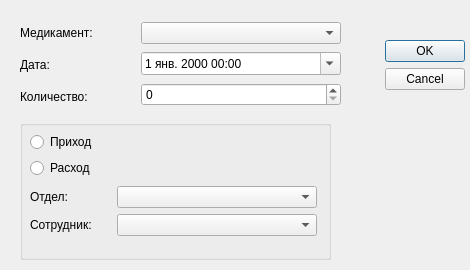
<?xml version="1.0" encoding="UTF-8"?>
<ui version="4.0">
 <class>AddRegistration</class>
 <widget class="QDialog" name="AddRegistration">
  <property name="geometry">
   <rect>
    <x>0</x>
    <y>0</y>
    <width>470</width>
    <height>270</height>
   </rect>
  </property>
  <property name="windowTitle">
   <string>4med::Добавление прихода/расхода</string>
  </property>
  <property name="locale">
   <locale language="Russian" country="RussianFederation"/>
  </property>
  <widget class="QWidget" name="layoutWidget">
   <property name="geometry">
    <rect>
     <x>20</x>
     <y>20</y>
     <width>445</width>
     <height>90</height>
    </rect>
   </property>
   <layout class="QHBoxLayout" name="horizontalLayout_3">
    <item>
     <layout class="QHBoxLayout" name="horizontalLayout">
      <item>
       <layout class="QVBoxLayout" name="verticalLayout">
        <item>
         <widget class="QLabel" name="label_3">
          <property name="text">
           <string>Медикамент:</string>
          </property>
         </widget>
        </item>
        <item>
         <widget class="QLabel" name="label_4">
          <property name="text">
           <string>Дата:</string>
          </property>
         </widget>
        </item>
        <item>
         <widget class="QLabel" name="label_5">
          <property name="text">
           <string>Количество:</string>
          </property>
         </widget>
        </item>
       </layout>
      </item>
      <item>
       <layout class="QVBoxLayout" name="verticalLayout_2">
        <item>
         <widget class="QComboBox" name="eIdDrug">
          <property name="sizePolicy">
           <sizepolicy hsizetype="Fixed" vsizetype="Fixed">
            <horstretch>0</horstretch>
            <verstretch>0</verstretch>
           </sizepolicy>
          </property>
          <property name="minimumSize">
           <size>
            <width>200</width>
            <height>0</height>
           </size>
          </property>
         </widget>
        </item>
        <item>
         <widget class="QDateTimeEdit" name="eWhen">
          <property name="displayFormat">
           <string>d MMM yyyy HH:mm</string>
          </property>
          <property name="calendarPopup">
           <bool>true</bool>
          </property>
         </widget>
        </item>
        <item>
         <widget class="QSpinBox" name="eAmount">
          <property name="maximum">
           <number>999</number>
          </property>
         </widget>
        </item>
       </layout>
      </item>
     </layout>
    </item>
    <item>
     <spacer name="horizontalSpacer">
      <property name="orientation">
       <enum>Qt::Horizontal</enum>
      </property>
      <property name="sizeType">
       <enum>QSizePolicy::Fixed</enum>
      </property>
      <property name="sizeHint" stdset="0">
       <size>
        <width>38</width>
        <height>20</height>
       </size>
      </property>
     </spacer>
    </item>
    <item>
     <widget class="QDialogButtonBox" name="buttonBox">
      <property name="orientation">
       <enum>Qt::Vertical</enum>
      </property>
      <property name="standardButtons">
       <set>QDialogButtonBox::Cancel|QDialogButtonBox::Ok</set>
      </property>
      <property name="centerButtons">
       <bool>true</bool>
      </property>
     </widget>
    </item>
   </layout>
  </widget>
  <widget class="QGroupBox" name="groupBox">
   <property name="geometry">
    <rect>
     <x>20</x>
     <y>120</y>
     <width>311</width>
     <height>140</height>
    </rect>
   </property>
   <property name="title">
    <string/>
   </property>
   <widget class="QWidget" name="layoutWidget">
    <property name="geometry">
     <rect>
      <x>10</x>
      <y>10</y>
      <width>287</width>
      <height>110</height>
     </rect>
    </property>
    <layout class="QVBoxLayout" name="verticalLayout_6">
     <item>
      <layout class="QVBoxLayout" name="verticalLayout_3">
       <item>
        <widget class="QRadioButton" name="eReceived">
         <property name="text">
          <string>Приход</string>
         </property>
        </widget>
       </item>
       <item>
        <widget class="QRadioButton" name="eSended">
         <property name="text">
          <string>Расход</string>
         </property>
        </widget>
       </item>
      </layout>
     </item>
     <item>
      <layout class="QHBoxLayout" name="horizontalLayout_2">
       <item>
        <layout class="QVBoxLayout" name="verticalLayout_4">
         <item>
          <widget class="QLabel" name="label">
           <property name="text">
            <string>Отдел:</string>
           </property>
          </widget>
         </item>
         <item>
          <widget class="QLabel" name="label_2">
           <property name="text">
            <string>Сотрудник:</string>
           </property>
          </widget>
         </item>
        </layout>
       </item>
       <item>
        <layout class="QVBoxLayout" name="verticalLayout_5">
         <item>
          <widget class="QComboBox" name="eIdDepartment">
           <property name="sizePolicy">
            <sizepolicy hsizetype="Fixed" vsizetype="Fixed">
             <horstretch>0</horstretch>
             <verstretch>0</verstretch>
            </sizepolicy>
           </property>
           <property name="minimumSize">
            <size>
             <width>200</width>
             <height>0</height>
            </size>
           </property>
          </widget>
         </item>
         <item>
          <widget class="QComboBox" name="eIdRecipient">
           <property name="sizePolicy">
            <sizepolicy hsizetype="Fixed" vsizetype="Fixed">
             <horstretch>0</horstretch>
             <verstretch>0</verstretch>
            </sizepolicy>
           </property>
           <property name="minimumSize">
            <size>
             <width>200</width>
             <height>0</height>
            </size>
           </property>
          </widget>
         </item>
        </layout>
       </item>
      </layout>
     </item>
    </layout>
   </widget>
  </widget>
 </widget>
 <resources/>
 <connections/>
</ui>
